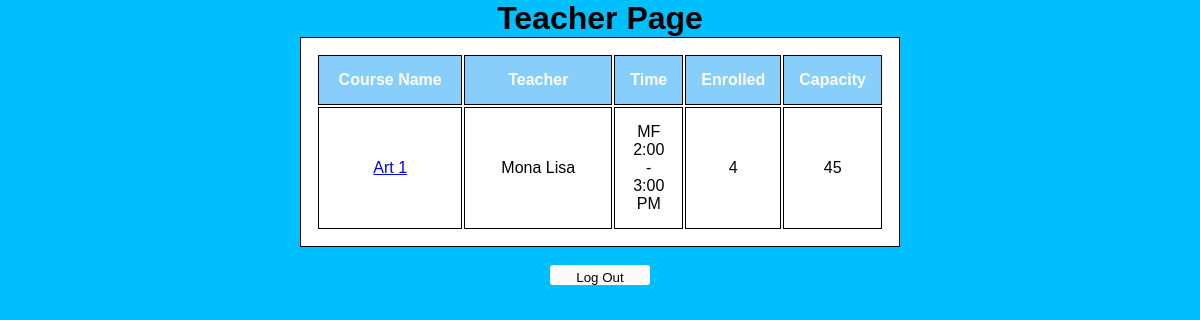
Screenshot of /teacher (signed in) with the database file from the repository.
### runner.py (models this page shows, shortened)
class Courses(db.Model):
    __tablename__ = "Courses"
    class_id = db.Column(db.Integer, primary_key = True)
    class_name = db.Column(db.String, nullable = False)
    teacher = db.Column(db.String, nullable = False)
    time = db.Column(db.String, nullable = False)
    enrolled = db.Column(db.Integer, nullable = False)
    capacity = db.Column(db.Integer, nullable = False)

### runner.py (the view)
@app.route("/teacher")
@login_required
def teacher_view():
    taught_classes = Courses.query.filter_by(teacher = current_user.name)
    return render_template('teacher-view-classes.html', courses = taught_classes)

### runner.py (called while the page is built)
@login_manager.user_loader
def load_user(user_id):
    return Users.query.filter_by(user_id = user_id).first()

### templates/teacher-view-classes.html (shortened to what this page needs)
<!DOCTYPE html>
<html>
    <head>
        <link href="../static/styles.css" rel="stylesheet">
    </head>
    <body>
        <div class='teacher_view_classes'>
            <h1 class = "center">Teacher Page</h1>
            <table id = "teachercourses">
                <thead>
                    <tr>
                        <th>Course Name</th>
                        <th>Teacher</th>
                        <th>Time</th>
                        <th>Enrolled</th>
                        <th>Capacity</th>
                    </tr>
                </thead>
                <tbody>
                    {% for course in courses %}
                    <tr>
                        <td>
                            <a href = "/teacher/{{course.class_name}}">{{course.class_name}}</a>
                        </td>
                        <td>{{course.teacher}}</td>
                        <td>{{course.time}}</td>
                        <td>{{course.enrolled}}</td>
                        <td>{{course.capacity}}</td>
                    </tr>
                    {% endfor %}</tbody>
            </table><br>
            <button type="button" class = "logout" id = "logoutTeacherView">Log Out</button>
        </div>
    </body>
</html>

### static/styles.css (style rules this page uses)
* { margin: 0; padding: 0; font-family: sans-serif; line-height: normal; }
.center { text-align: center; }
button { padding: 5px 5px; border-radius: 3px; border: none; margin: 10px; background-color: snow; }
.logout { height: 20px; width: 100px; margin: 0 auto; display: block; }
.teacher_view_classes { background-position: center; background-color: deepskyblue; width: 100%; height: 100vh; }
table, th, td { border: 1px solid black; margin-left: auto; margin-right: auto; width: 50%; padding: 15px; text-align: center; color: black; background-color:white; }
th { background-color:lightskyblue; color:white; }

### rows the page displays
Courses: class_name "Art 1", teacher "Mona Lisa", time "MF 2:00 - 3:00 PM", enrolled "4", capacity "45"
